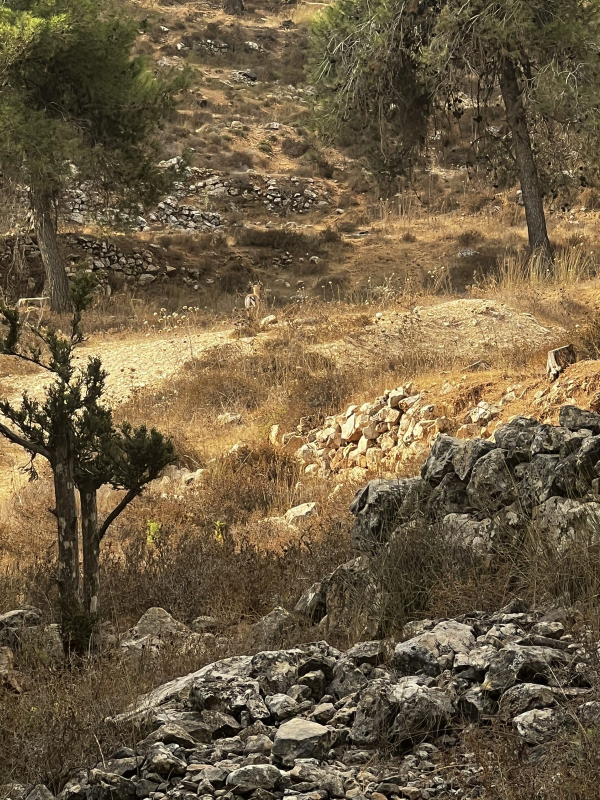
#> input picture trips/nebi-samuel/photos/IMG_5881.jpg, 1200 x 1600 px, given as the content of the folder ../trips/nebi-samuel/photos/IMG_5881.jpg, which was not available (shown at 1/2 size)
$ python prepare_photos.py ../trips/nebi-samuel/photos/IMG_5881.jpg ../trips/nebi-samuel/photos/IMG_5882.jpg
#> lines starting #> are read from the running program, lines starting #| are printed output that depends on the picture; pictures that were not available may be replaced by others from this repository, and a replacement may not be noted
#!/usr/bin/env python3
"""
Prepare a trip's photos for the website.

  python tools/prepare_photos.py <folder-with-original-photos> <trip-id>

What it does
  * rotates each photo upright (by its EXIF orientation)
  * saves a web copy (long side 1600 px) to trips/<trip-id>/photos/
  * saves a thumbnail (long side 600 px) to trips/<trip-id>/thumbs/
  * REMOVES all metadata (EXIF, GPS location, camera serial) from the saved copies
  * reads the GPS + time of each original (before stripping) and prints:
      - a suggested lat/lng for the trip pin (average of the photo locations)
      - a suggested "route" (photo locations in time order, thinned out)
      - a ready-to-paste "photos" list, sorted by the time each photo was taken
Originals are never modified.

Needs: pip install pillow      (for iPhone .HEIC photos also: pip install pillow-heif)
"""
import json, os, sys
from datetime import datetime
from PIL import Image, ImageOps

try:
    from pillow_heif import register_heif_opener
    register_heif_opener()
#> (this line was passed over: pillow_heif is not available in this run)
except ImportError:
    pass

WEB, THUMB = 1600, 600
EXTS = {".jpg", ".jpeg", ".png", ".heic", ".heif", ".webp"}


def gps_and_time(img):
    lat = lng = when = None
    try:
        exif = img.getexif()
        dt = exif.get_ifd(0x8769).get(36867) or exif.get(306)  # DateTimeOriginal / DateTime
        if dt:
            when = datetime.strptime(str(dt)[:19], "%Y:%m:%d %H:%M:%S")
        g = exif.get_ifd(0x8825)
        if g and 2 in g and 4 in g:
            def deg(v): return float(v[0]) + float(v[1]) / 60 + float(v[2]) / 3600
            lat, lng = deg(g[2]), deg(g[4])
            if g.get(1) == "S": lat = -lat
            if g.get(3) == "W": lng = -lng
    except Exception:
        pass
    return lat, lng, when


def save(img, path, size):
    im = img.copy()
    im.thumbnail((size, size), Image.LANCZOS)
    if im.mode not in ("RGB", "L"):
        im = im.convert("RGB")
    im.save(path, "JPEG", quality=82, optimize=True, progressive=True)  # no exif= → metadata dropped


def main():
    if len(sys.argv) != 3:
        print(__doc__); sys.exit(1)
    src, trip_id = sys.argv[1], sys.argv[2]
    root = os.path.dirname(os.path.dirname(os.path.abspath(__file__)))
    out_p = os.path.join(root, "trips", trip_id, "photos")
    out_t = os.path.join(root, "trips", trip_id, "thumbs")
    os.makedirs(out_p, exist_ok=True); os.makedirs(out_t, exist_ok=True)

    items = []
    for name in sorted(os.listdir(src)):
        if os.path.splitext(name)[1].lower() not in EXTS:
            continue
        try:
            with Image.open(os.path.join(src, name)) as img:
#> img is the input picture: PIL image 1200x1600 RGB; mean R, G, B 110.3, 94.3, 67.7
                lat, lng, when = gps_and_time(img)
#> in gps_and_time, `g = exif.get_ifd(0x8825)`: g = 0 items
                img = ImageOps.exif_transpose(img)
                base = os.path.splitext(name)[0].replace(" ", "_") + ".jpg"
                save(img, os.path.join(out_p, base), WEB)
                save(img, os.path.join(out_t, base), THUMB)
#> call 2 of save, with size = 600
#> in save (call 2), `im.thumbnail((size, size), Image.LANCZOS)`:
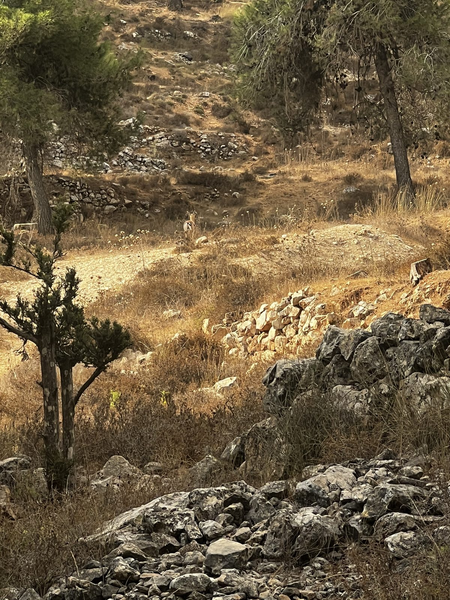
#> im: PIL image 450x600 RGB; mean R, G, B 110.3, 94.3, 67.8
                items.append({"file": base, "lat": lat, "lng": lng, "when": when})
                print("  ok ", name)
        except Exception as e:
            print("  SKIPPED", name, "-", e)

    items.sort(key=lambda x: (x["when"] is None, x["when"] or datetime.min, x["file"]))
    pts = [(round(x["lat"], 5), round(x["lng"], 5)) for x in items if x["lat"] is not None]
#> pts = []
    size = sum(os.path.getsize(os.path.join(d, f)) for d in (out_p, out_t) for f in os.listdir(d))

    print("\n%d photos saved, %.1f MB in total (website limit is 1,000 MB for everything)." % (len(items), size / 1e6))
#| 1 photos saved, 2.1 MB in total (website limit is 1,000 MB for everything).
    if pts:
        lat = sum(p[0] for p in pts) / len(pts); lng = sum(p[1] for p in pts) / len(pts)
        step = max(1, len(pts) // 60)
        route = pts[::step] + ([pts[-1]] if pts[-1] not in pts[::step] else [])
        print("\nSuggested pin:   lat: %.4f, lng: %.4f," % (lat, lng))
        print("Suggested route (from photo GPS, check it does not include your home):")
        print("    route: " + json.dumps([list(p) for p in route]) + ",")
        dates = [x["when"] for x in items if x["when"]]
        if dates:
            print('    start: "%s", end: "%s",' % (min(dates).date(), max(dates).date()))
    else:
        print("\nNo GPS data found in these photos – set lat/lng by hand.")
    print("\nPhotos list (add captions inside the quotes):")
    print("    photos: [\n" + ",\n".join('      { file: "%s", caption: "" }' % x["file"] for x in items) + "\n    ],")
#|     photos: [
#|       { file: "IMG_5881.jpg", caption: "" }
#|     ],


if __name__ == "__main__":
    main()

$ run again, on trips/nebi-samuel/photos/IMG_5885.jpg
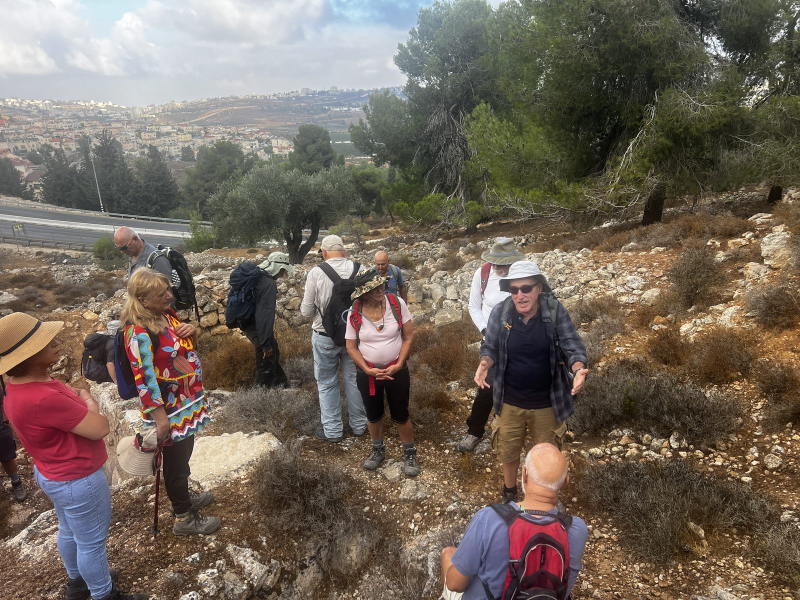
#> input picture trips/nebi-samuel/photos/IMG_5885.jpg, 1600 x 1200 px, given as the content of the folder ../trips/nebi-samuel/photos/IMG_5885.jpg, which was not available (shown at 1/2 size)
#> in main, img is the input picture: PIL image 1600x1200 RGB; mean R, G, B 114.1, 102.5, 91.3
#> g = 0 items
#> in save (call 2), `im.thumbnail((size, size), Image.LANCZOS)`:
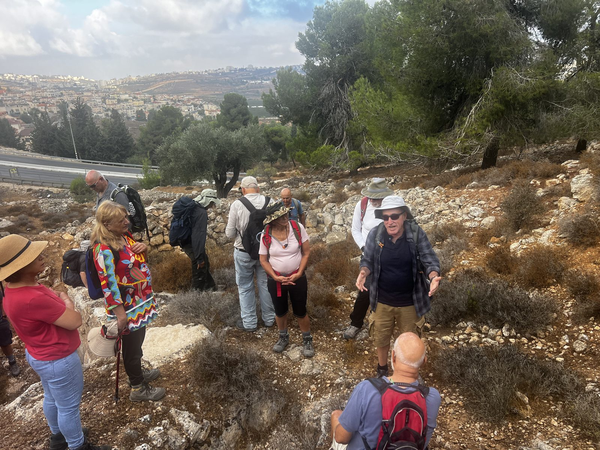
#> im: PIL image 600x450 RGB; mean R, G, B 114.1, 102.5, 91.3
#> pts = []
#| 1 photos saved, 2.9 MB in total (website limit is 1,000 MB for everything).
#|     photos: [
#|       { file: "IMG_5885.jpg", caption: "" }
#|     ],

$ run again, on trips/nebi-samuel/photos/IMG_5887.jpg
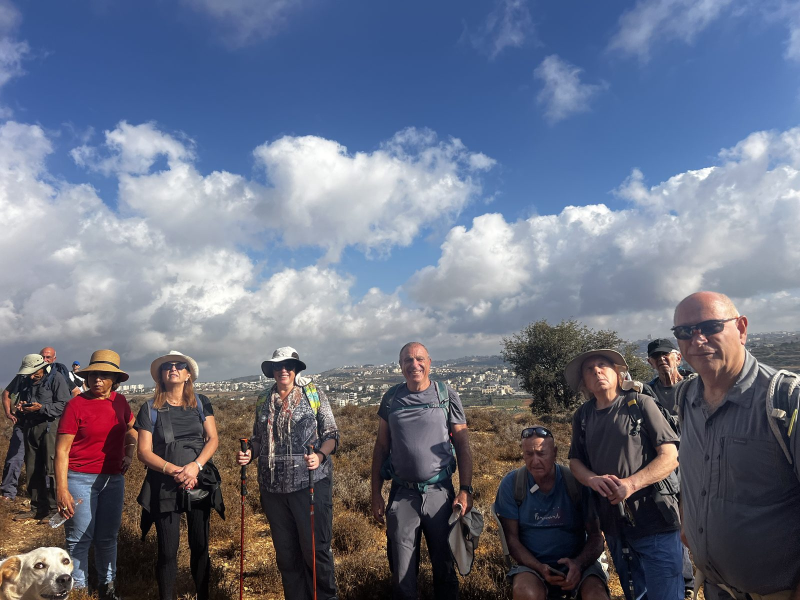
#> input picture trips/nebi-samuel/photos/IMG_5887.jpg, 1600 x 1200 px, given as the content of the folder ../trips/nebi-samuel/photos/IMG_5887.jpg, which was not available (shown at 1/2 size)
#> in main, img is the input picture: PIL image 1600x1200 RGB; mean R, G, B 105.7, 111.9, 130.5
#> g = 0 items
#> in save (call 2), `im.thumbnail((size, size), Image.LANCZOS)`:
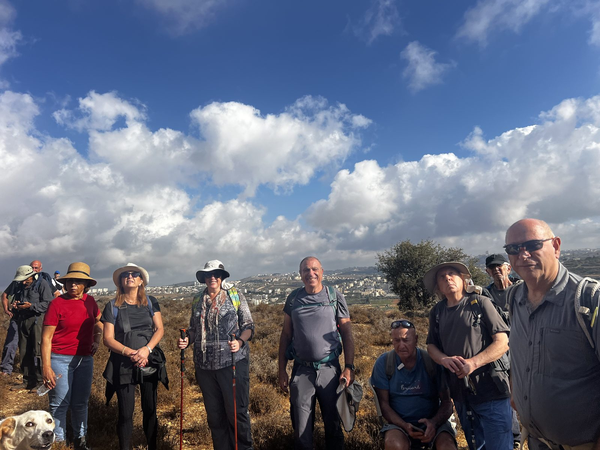
#> im: PIL image 600x450 RGB; mean R, G, B 105.7, 111.9, 130.5
#> pts = []
#| 1 photos saved, 2.9 MB in total (website limit is 1,000 MB for everything).
#|     photos: [
#|       { file: "IMG_5887.jpg", caption: "" }
#|     ],
